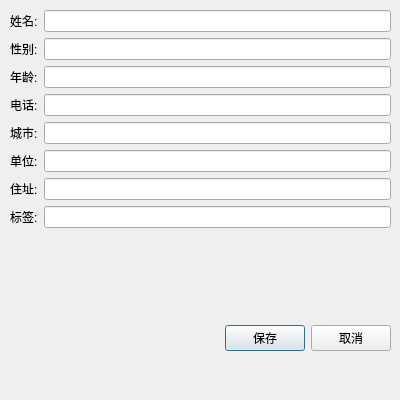
<?xml version="1.0" encoding="UTF-8"?>
<ui version="4.0">
 <class>EditContactDialog</class>
 <widget class="QDialog" name="EditContactDialog">
  <property name="geometry">
   <rect>
    <x>0</x>
    <y>0</y>
    <width>400</width>
    <height>400</height>
   </rect>
  </property>
  <property name="windowTitle">
   <string>修改联系人</string>
  </property>
  <widget class="QWidget" name="verticalLayoutWidget">
   <property name="geometry">
    <rect>
     <x>10</x>
     <y>10</y>
     <width>381</width>
     <height>341</height>
    </rect>
   </property>
   <layout class="QVBoxLayout" name="verticalLayout">
    <item>
     <layout class="QFormLayout" name="formLayout">
      <item row="0" column="0">
       <widget class="QLabel" name="label">
        <property name="text">
         <string>姓名:</string>
        </property>
       </widget>
      </item>
      <item row="0" column="1">
       <widget class="QLineEdit" name="nameEdit"/>
      </item>
      <item row="1" column="0">
       <widget class="QLabel" name="label_2">
        <property name="text">
         <string>性别:</string>
        </property>
       </widget>
      </item>
      <item row="1" column="1">
       <widget class="QLineEdit" name="genderEdit"/>
      </item>
      <item row="2" column="0">
       <widget class="QLabel" name="label_3">
        <property name="text">
         <string>年龄:</string>
        </property>
       </widget>
      </item>
      <item row="2" column="1">
       <widget class="QLineEdit" name="ageEdit"/>
      </item>
      <item row="3" column="0">
       <widget class="QLabel" name="label_4">
        <property name="text">
         <string>电话:</string>
        </property>
       </widget>
      </item>
      <item row="3" column="1">
       <widget class="QLineEdit" name="phoneEdit"/>
      </item>
      <item row="4" column="0">
       <widget class="QLabel" name="label_5">
        <property name="text">
         <string>城市:</string>
        </property>
       </widget>
      </item>
      <item row="4" column="1">
       <widget class="QLineEdit" name="cityEdit"/>
      </item>
      <item row="5" column="0">
       <widget class="QLabel" name="label_6">
        <property name="text">
         <string>单位:</string>
        </property>
       </widget>
      </item>
      <item row="5" column="1">
       <widget class="QLineEdit" name="companyEdit"/>
      </item>
      <item row="6" column="0">
       <widget class="QLabel" name="label_7">
        <property name="text">
         <string>住址:</string>
        </property>
       </widget>
      </item>
      <item row="6" column="1">
       <widget class="QLineEdit" name="addressEdit"/>
      </item>
      <item row="7" column="0">
       <widget class="QLabel" name="label_8">
        <property name="text">
         <string>标签:</string>
        </property>
       </widget>
      </item>
      <item row="7" column="1">
       <widget class="QLineEdit" name="tagsEdit"/>
      </item>
     </layout>
    </item>
    <item>
     <layout class="QHBoxLayout" name="horizontalLayout">
      <item>
       <spacer name="horizontalSpacer">
        <property name="orientation">
         <enum>Qt::Horizontal</enum>
        </property>
        <property name="sizeHint" stdset="0">
         <size>
          <width>40</width>
          <height>20</height>
         </size>
        </property>
       </spacer>
      </item>
      <item>
       <widget class="QPushButton" name="saveButton">
        <property name="text">
         <string>保存</string>
        </property>
       </widget>
      </item>
      <item>
       <widget class="QPushButton" name="cancelButton">
        <property name="text">
         <string>取消</string>
        </property>
       </widget>
      </item>
     </layout>
    </item>
   </layout>
  </widget>
 </widget>
 <resources/>
 <connections/>
</ui>
